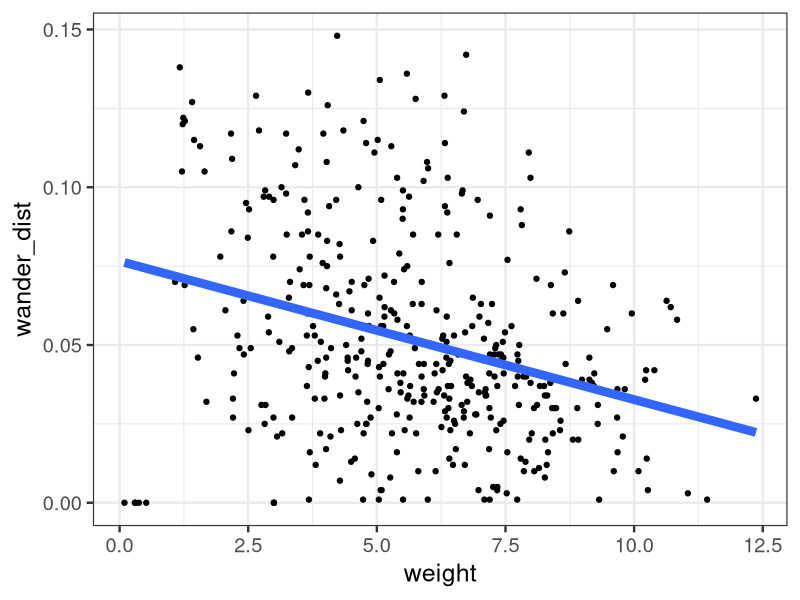
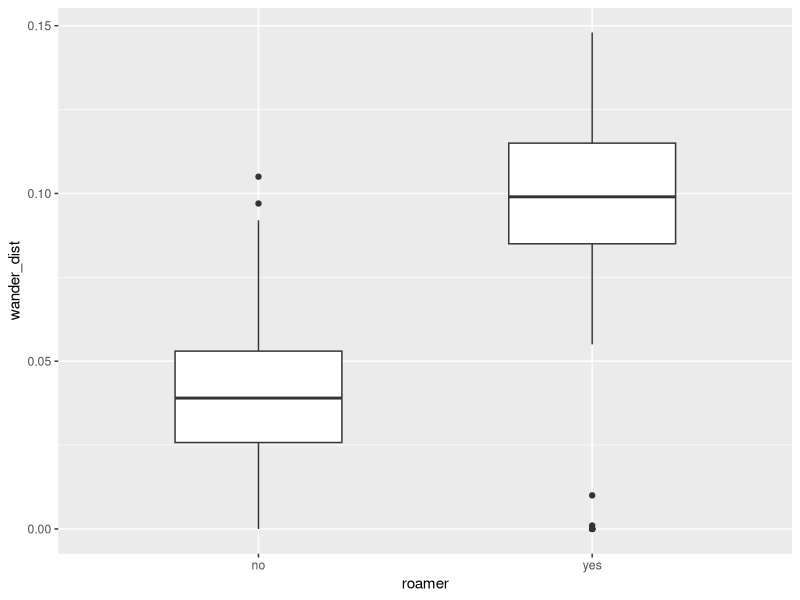
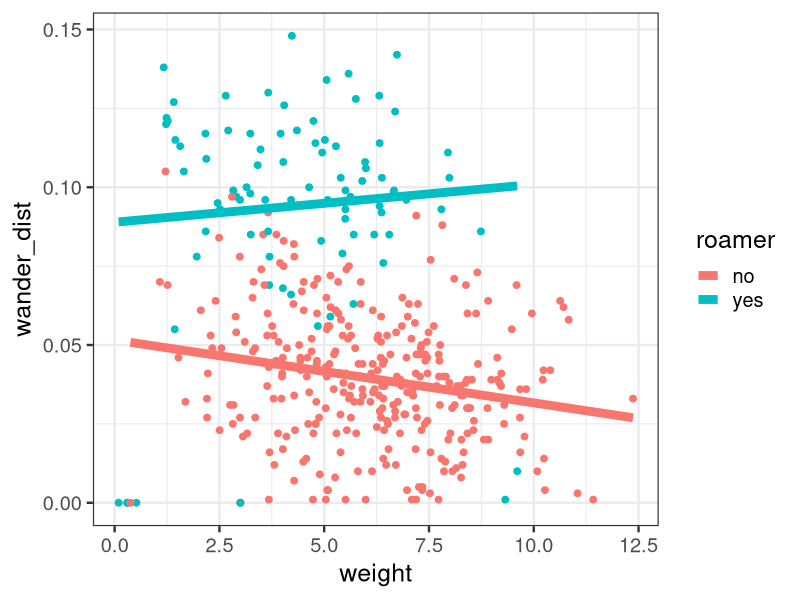
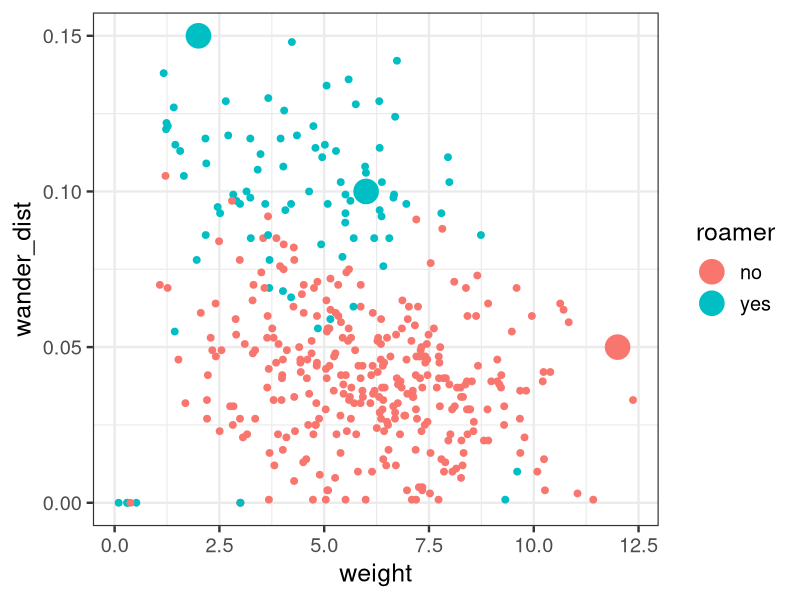
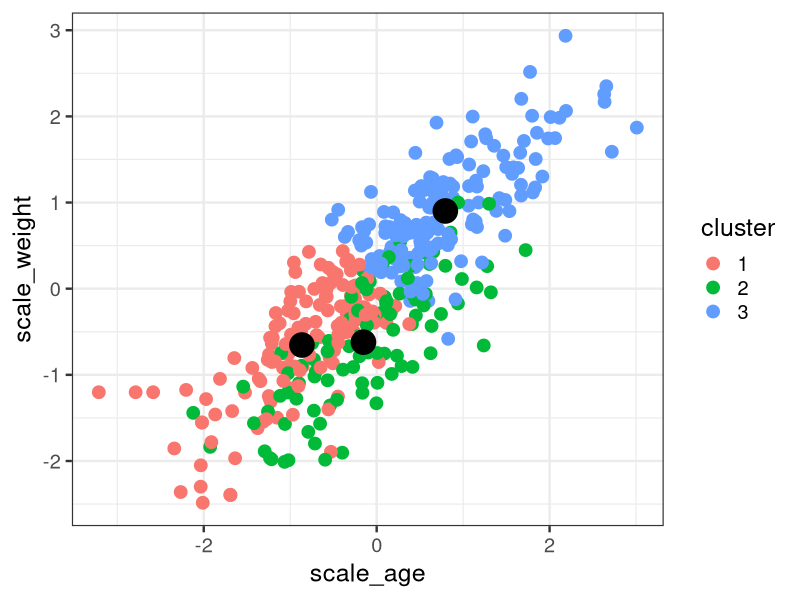
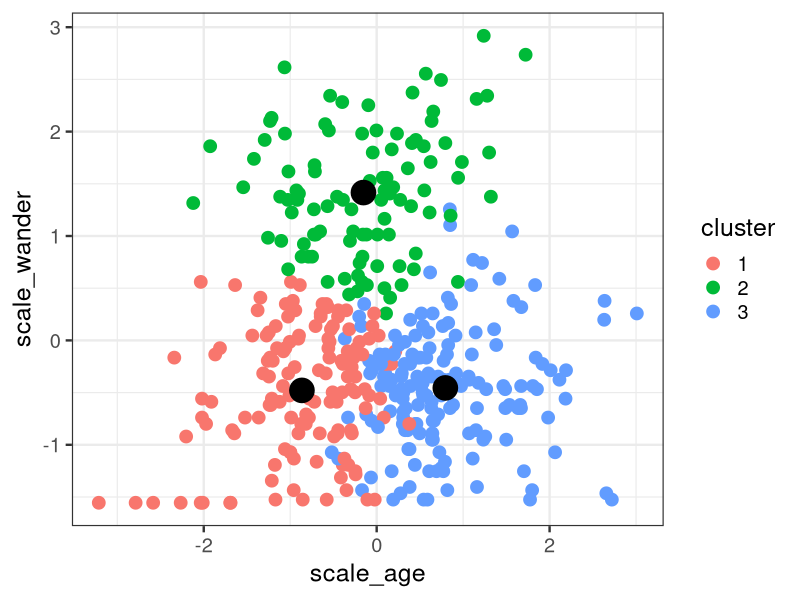
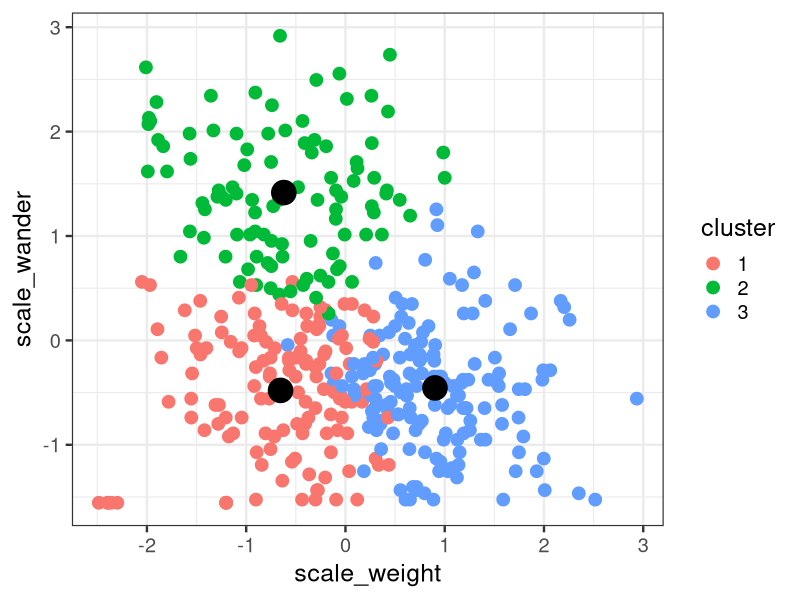

The R source for these figures, in order:
## ---- chunk 1
library(MASS)
library(dplyr)
library(ggplot2)
knitr::opts_chunk$set(comment = '', fig.asp = 0.6, fig.align = 'center', warning = F, message = F, cache = T)
## ---- chunk 2

library(dplyr)
library(ggplot2)

cats <- read.csv('data/herding-cats.csv') %>% tbl_df

ggplot(cats, aes(x = weight, y = wander_dist)) + 
  geom_point() + 
  geom_smooth(method = 'lm', formula = y ~ x, se = FALSE, size = 3) + 
  theme_bw(base_size = 18)
## ---- chunk 3
weight_fit <- lm(formula = wander_dist ~ weight, data = cats)
summary(weight_fit)
## ---- chunk 4
wander_fit <- lm(formula = wander_dist ~ weight + age , data = cats)
summary(wander_fit)
## ---- chunk 5
wander_fit <- lm(formula = wander_dist ~ weight + age + fixed, data = cats)
summary(wander_fit)
## ---- chunk 6
wander_fit <- lm(formula = wander_dist ~ weight + age + factor(coat) + sex, data = cats)
summary_fit <- summary(wander_fit)
summary_fit$coefficients
## ---- chunk 7
wander_fit <- lm(formula = wander_dist ~ weight * age, data = cats)
summary(wander_fit)
## ---- chunk 8
ggplot(cats, aes(x = roamer, y = wander_dist)) + 
  geom_boxplot(width = 0.5)
## ---- chunk 9
cats <- cats %>% mutate(roamer = as.factor(roamer))
roamer_fit <- glm(formula = roamer ~ wander_dist, data = cats, family = binomial )
## ---- chunk 10
glm_summary <- summary(roamer_fit)
glm_summary
## ---- chunk 11
roamer_fit <- glm(formula = roamer ~ wander_dist + weight, data = cats, family = binomial )
summary(roamer_fit)
## ---- chunk 12
cats <- cats %>% mutate(roamer = as.factor(roamer))

ggplot(cats, aes(x = weight, y = wander_dist, color = roamer)) +   geom_point(size = 2) +
  geom_smooth(method = 'lm', se = FALSE, size = 3) +
  theme_bw(base_size = 18)

# cats$roamer <- relevel(cats$roamer, ref = 'yes')
roamer_fit <- glm(formula = roamer ~ wander_dist + weight, data = cats, family = binomial )
glm_summary <- summary(roamer_fit)
glm_summary

names(glm_summary)
glm_summary$coefficients
glm_summary$null.deviance
glm_summary$deviance
glm_summary$aic
## ---- chunk 13
new_cats <- data.frame(wander_dist = c(0.15, 0.10, 0.05),
                       weight = c(2, 6, 12))
new_cats

predicted_logit <- predict(object = roamer_fit, newdata = new_cats)
predicted_logit

predicted_probs <- predict(object = roamer_fit, newdata = new_cats, type = 'response')
predicted_probs
## ---- chunk 14
new_cats$predicted_prob <- predicted_probs
new_cats <- new_cats %>% mutate(roamer = ifelse(predicted_prob > 0.5, 'yes', 'no'))

ggplot(cats, aes(x = weight, y = wander_dist, color = roamer, group = roamer)) + 
  geom_point(size = 2) +
  geom_point(data = new_cats, aes(x = weight, y = wander_dist, color = roamer), size = 8) +
  theme_bw(base_size = 18)
## ---- chunk 15
cats <- cats %>% 
  mutate(scale_weight = scale(weight),
         scale_wander = scale(wander_dist),
         scale_age = scale(age))
## ---- chunk 16
cats_cluster <- 
  kmeans(x = cats %>% select(scale_weight, scale_wander, scale_age), 
         centers = 3,
         nstart = 20)
str(cats_cluster)
cats_cluster$centers
## ---- chunk 17
cats$cluster <- factor(cats_cluster$cluster)
cluster_centers <- as.data.frame(cats_cluster$centers)

ggplot(data = cats) + 
  geom_point(aes(x = scale_age, y = scale_weight, color = cluster), size = 4) + 
  geom_point(data = cluster_centers, aes(x = scale_age, y = scale_weight), color = 'black', size  = 8) +
  theme_bw(base_size = 18)

ggplot(data = cats) + 
  geom_point(aes(x = scale_age, y = scale_wander, color = cluster), size = 4) + 
  geom_point(data = cluster_centers, aes(x = scale_age, y = scale_wander), color = 'black', size  = 8) +
  theme_bw(base_size = 18)

ggplot(data = cats) + 
  geom_point(aes(x = scale_weight, y = scale_wander, color = cluster), size = 4) + 
  geom_point(data = cluster_centers, aes(x = scale_weight, y = scale_wander), color = 'black', size  = 8) +
  theme_bw(base_size = 18)
